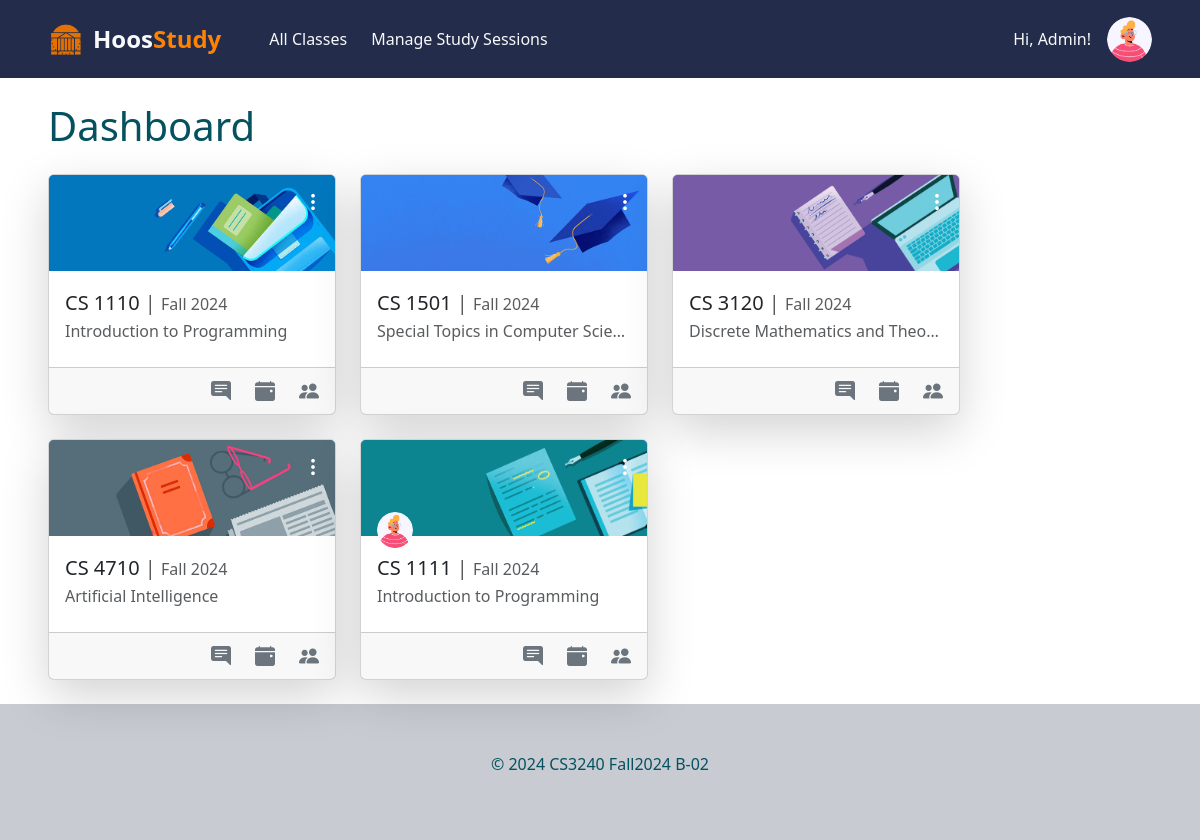
Page /dashboard/ (signed in) on the committed database.
### hoos_study_app/models.py (models this page shows, shortened)
class User(AbstractUser):
    YEAR_CHOICES = [
        ('1', 'First Year'),
        ('2', 'Second Year'),
        ('3', 'Third Year'),
        ('4', 'Fourth Year'),
    ]
    is_pma_admin = models.BooleanField(default=False)
    year = models.CharField(max_length=1, choices=YEAR_CHOICES,  null=True, blank=True)
    profile_picture = models.ImageField(
        upload_to='profile_pictures/', null=True, blank=True,
        validators=[validate_file_extension, validate_file_size],
        default=random_profile_picture
    )

class Course(models.Model):
    mnemonic = models.CharField(max_length=4, default="GEN")
    number = models.IntegerField(default=1000)
    title = models.CharField(max_length=100, default="HOOS")
    students = models.ManyToManyField(User, related_name="courses", blank=True)
    semester = models.CharField(max_length=20, default="N/A")

class UserCoursePreference(models.Model):
    user = models.ForeignKey(User, on_delete=models.CASCADE)
    course = models.ForeignKey(Course, on_delete=models.CASCADE)
    background_image = models.CharField(max_length=255, blank=True, null=True, default=random_background_image)  # Path to the selected image

### hoos_study_app/views.py (the view)
# urls.py: path('dashboard/', views.dashboard, name='dashboard'),
@login_required
def dashboard(request):
    user_courses = request.user.courses.all()  # Access the many-to-many relationship
    images = get_background_images()
    courses_with_data = []
    for course in user_courses:
        preference = UserCoursePreference.objects.get(user=request.user, course=course)
        other_students = course.students.exclude(id=request.user.id) # For profile pictures displayed on cards
        courses_with_data.append((course, preference.background_image, other_students))
    return render(request, 'hoos_study_app/dashboard.html', {
        'courses': courses_with_data,
        'images': images
    })

### hoos_study_app/views.py (called while the page is built)
def get_background_images():
    if settings.USE_S3:
        s3 = boto3.resource('s3')
        bucket = s3.Bucket(settings.AWS_STORAGE_BUCKET_NAME)
        objects = bucket.objects.filter(Prefix=f'{settings.STATIC_LOCATION}/hoos_study_app/img/card_backgrounds/')
        images = [os.path.basename(obj.key) for obj in objects if not obj.key.endswith('/')]
        return images
    else:
        img_path = os.path.join(settings.STATICFILES_DIRS[0], 'hoos_study_app/img/card_backgrounds')
        images = os.listdir(img_path)
        return images

### hoos_study_app/templates/hoos_study_app/dashboard.html (shortened to what this page needs)
{% extends "base.html" %}
{% load static %}
{% block content %}
<h1 class="mb-4">Dashboard</h1>
<div class="row g-4">
    {% for course, background_image, other_students in courses %}
        <div class="col-auto">
            <div class="card shadow-lg position-relative" style="width: 18rem;">
                <div class="position-absolute top-0 end-0 m-2">
                    <button class="btn menu-btn p-1" data-bs-toggle="dropdown" aria-expanded="false" style="border-radius: 50px;">
                        <i class="bi bi-three-dots-vertical text-white fs-5"></i>
                    </button>
                </div>
                <a href="{% url 'hoos_study_app:course_group' course.id %}" class="text-decoration-none text-reset">
                    <img class="card-img-top bg-primary object-fit-cover"
                         src="{% static 'hoos_study_app/img/card_backgrounds/' %}{{ background_image }}"
                         style="height: 6rem; object-position: right;">
                    <div class="d-flex ps-3" style="margin-top: -1.5rem!important;">
                        {% if other_students %}
                            {% for student in other_students|slice:":4" %}
                                <img src="{{ student.profile_picture.url }}"
                                    class="rounded-circle border-3 border-light"
                                    style="width: 2.25rem; height: 2.25rem;  margin-left: {% if not forloop.first %}-.75rem{% endif %};">
                            {% endfor %}
                        {% else %}
                            <div class="rounded-circle border-3 border-light"
                                 style="width: 2.25rem; height: 2.25rem; visibility: hidden;">
                            </div>
                        {% endif %}
                    </div>
                    <div class="card-body pt-2">
                        <h5 class="card-title">{{ course.mnemonic }} {{ course.number }}
                            <span class="text-muted fw-light">| <span class="fs-6">{{ course.semester }}</span></span>
                        </h5>
                        <p class="card-subtitle mb-2 text-body-secondary text-truncate" title="{{ course.title }}">{{ course.title }}</p>
                    </div>
                </a>
                <div class="card-footer d-flex justify-content-end">
                    <a href="{% url 'hoos_study_app:course_group' course.id %}#messages" class="text-decoration-none link-secondary" title="{{ course.mnemonic }} {{ course.number }} - Messages">
                        <i class="bi bi-chat-right-text-fill fs-5"></i>
                    </a>
                    <a href="{% url 'hoos_study_app:course_group' course.id %}#study-sessions" class="text-decoration-none link-secondary ms-4" title="{{ course.mnemonic }} {{ course.number }} - Study Sessions">
                        <i class="bi bi-calendar-event-fill fs-5"></i>
                    </a>
                    <a href="{% url 'hoos_study_app:course_group' course.id %}#hoos" class="text-decoration-none link-secondary ms-4" title="{{ course.mnemonic }} {{ course.number }} - Hoos">
                        <i class="bi bi-people-fill fs-5"></i>
                    </a>
                </div>
            </div>
        </div>
    {% empty %}
        <p>You have not joined any courses.</p>
    {% endfor %}
</div>
{% endblock content %}

### hoos_study_app/templates/base.html (shortened to what this page needs)
<!DOCTYPE html>
<html lang="en">
<head>
    {% load static %}
    <link rel="stylesheet" href="{% static 'hoos_study_app/css/styles.css' %}">
    <link href="https://cdn.jsdelivr.net/npm/bootstrap@5.3.3/dist/css/bootstrap.min.css" rel="stylesheet"
>
    <link rel="stylesheet" href="https://cdn.jsdelivr.net/npm/bootstrap-icons@1.11.3/font/bootstrap-icons.min.css">
</head>
<body class="d-flex flex-column min-vh-100">
  <header class="navbar navbar-expand-lg py-3" style="background-color: #232D4B;">
    <nav class="container-xxl px-5">
      <div class="collapse navbar-collapse text-light" id="navbarToggler">
        <a class="navbar-brand d-flex align-items-center me-5 fw-bold text-light" href="{% url 'hoos_study_app:home' %}" style="text-decoration: none;">
            <img src="{% static 'hoos_study_app/img/rotundaIcon.png' %}"
                alt="Rotunda Icon"
                style="width: 35px; height: 35px; margin-right: 10px;">
            <span style="font-size: 1.5rem; font-weight: bold;">Hoos<span style="color: #FF8200;">Study</span></span>
        </a>
        <a class="nav-link me-4" href="{% url 'hoos_study_app:class-list' %}">
          All Classes
        </a>
        {% if user.is_pma_admin %}
        <a class="nav-link me-4" href="{% url 'hoos_study_app:pma-manage-study-sessions' %}">
          Manage Study Sessions
        </a>
        {% endif %}
      </div>
      <div class="ms-auto">
        {% if user.is_authenticated %}
        <div class="d-flex align-items-center text-light">
          <p class="me-3 mb-0">Hi, {{ user.first_name }}!</p>
          <div id="profile-picture-dropdown" class="nav-item dropdown">
            <a class="nav-link dropdown-toggle" href="#" role="button" data-bs-toggle="dropdown" aria-expanded="false">
              <img id="profile-picture"
                 class="rounded-circle"
                 src="{% if user.profile_picture %}{{ user.profile_picture.url }}{% endif %}"
                 style="width: 45px; height: 45px; object-fit: cover;">
            </a>
          </div>
        </div>
        {% else %}
          <a href="{% url 'account_login' %}" class="btn btn-light">
            <i class="bi bi-box-arrow-in-right me-1"></i>
            Log In
          </a>
        {% endif %}
      </div>
    </nav>
  </header>
  {% block main %}
  <div id="content" class="container-xxl px-5 flex-grow-1 my-4 text-info-emphasis">
    {% block content %}{% endblock %}
  </div>
  {% endblock main %}
  <div class="py-5" style="background-color: #C8CBD2;">
    <footer class="container-xxl text-center text-info-emphasis">
      <p>© 2024 CS3240 Fall2024 B-02</p>
    </footer>
  </div>
</body>

### static/hoos_study_app/css/styles.css (style rules this page uses)
#profile-picture-dropdown .nav-link.dropdown-toggle::after { display: none; }

### hoos_study_app/templates/hoos_study_app/dashboard.html (style rules this page uses)
.card { transition: transform 0.3s; }
.menu-btn { background-color: transparent; border: none; border-radius: 50%; padding: 0.5rem; transition: background-color 0.3s ease; }

### rows in the picture
User: first_name "Admin", profile_picture (picture)
Course: background_image (picture), mnemonic "CS", number "1110", semester "Fall 2024", title "Introduction to Programming"
Course: background_image (picture), mnemonic "CS", number "1501", semester "Fall 2024", title "Special Topics in Computer Scie…"
Course: background_image (picture), mnemonic "CS", number "3120", semester "Fall 2024", title "Discrete Mathematics and Theo…"
Course: background_image (picture), mnemonic "CS", number "4710", semester "Fall 2024", title "Artificial Intelligence"
Course: background_image (picture), mnemonic "CS", number "1111", semester "Fall 2024", title "Introduction to Programming"
User: profile_picture (picture)
